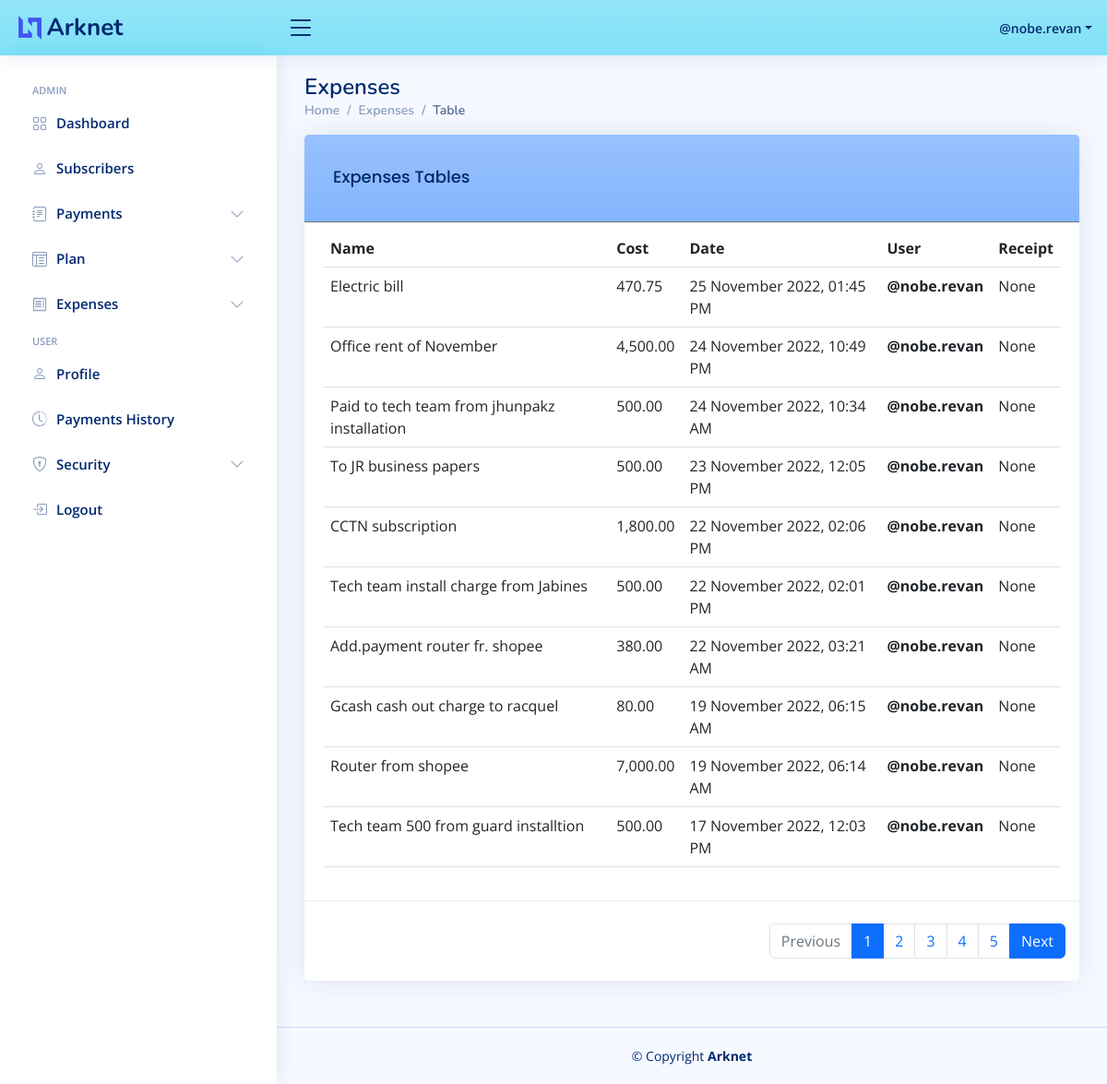
The page /expenses/ (signed in) on the database its author committed.
### app/models.py (models this page shows, shortened)
class User(db.Model):
    id = db.Column(db.Integer, primary_key=True)
    username = db.Column(db.String(120), nullable=False, unique=True)
    _password = db.Column(db.String(120), nullable=False)
    created_on = db.Column(db.DateTime(timezone=True),
                            server_default=db.func.now())
    last_modified = db.Column(db.DateTime(
        timezone=True), nullable=False, server_default=db.func.now())
    last_login = db.Column(db.DateTime(timezone=True))
    is_admin = db.Column(db.Boolean, default=False)
    email = db.Column(db.String(255), unique=True)
    is_email_verified = db.Column(db.Boolean, default=False)
    user_details_id = db.Column(db.Integer, db.ForeignKey(
        "user_details.id", ondelete="CASCADE"))
    user_details = db.relationship("UserDetails", backref=db.backref("user", uselist=False, cascade="all, delete",
                                                                        passive_deletes=True))
    def __str__(self):
        return f"@{self.username}"
    @property
    def password(self):
        return self._password

class Expenses(db.Model):
    id = db.Column(db.Integer, primary_key=True)
    name = db.Column(db.String(255), nullable=False)
    cost = db.Column(db.Float, nullable=False)
    created_on = db.Column(db.DateTime(timezone=True),
                            server_default=db.func.now())
    receipt = db.Column(db.String(255), unique=True)
    receipt_id = db.Column(db.Integer, unique=True)
    user_id = db.Column(db.Integer, db.ForeignKey(
        "user.id", ondelete="CASCADE"), nullable=False)
    user = db.relationship("User", backref=db.backref("expenses", cascade="all, delete", passive_deletes=True),
                            foreign_keys=[user_id])

### app/auth/utils.py (the view)
    def decors(*args, **kwargs):
        if not load_user().is_admin and not request.args.get('token'):
            return abort(403)
        return func(*args, **kwargs)

### app/admin/__init__.py (called while the page is built)
@admin_bp.before_request
@require_login
def check_is_admin():
    from app.auth.utils import load_user
    token = request.args.get('token')
    if not load_user().is_admin and not token:
        return abort(401)

### app/auth/utils.py (called while the page is built)
def require_login(func, login_url="auth.login"):
    def decors(*args, **kwargs):
        if load_user() is None:
            return redirect(url_for(login_url))
        return func(*args, **kwargs)
    decors.__name__ = func.__name__
    return decors

def admin_required(func):
    def decors(*args, **kwargs):
        if not load_user().is_admin and not request.args.get('token'):
            return abort(403)
        return func(*args, **kwargs)
    decors.__name__ = func.__name__
    return decors

def load_user() -> User:
    return User.query.filter_by(username=session.get("username")).first()

### app/expenses/routes.py (called while the page is built)
@expenses_bp.route("/")
@expenses_bp.route("/page/<int:page>")
@require_login
@admin_required
def expenses_table(page=1):
    token = request.args.get('token')
    expenses = Expenses.query.order_by(Expenses.created_on.desc())
    if token:
        try:
            search = loads_token(token, salt='search_username')
            expenses = expenses.join(Expenses.user).filter(or_(User.username.like(f"%{search}%")))
        except:
            return abort(403)
    context = dict(
        expenses=expenses.paginate(page=page, error_out=False, per_page=10)
    )
    return render_template("expenses/table.html", **context)

### app/utils.py (called while the page is built)
def dumps_token(token, salt=None):
    return s.dumps(token, salt)

### app/templates/expenses/table.html (shortened to what this page needs)
{% extends 'base.html' %}
{% block body %}
  <header id="header" class="header fixed-top d-flex align-items-center bg-info bg-gradient bg-opacity-50">
    {% include 'includes/logo.html' %}
    {% include 'includes/navbar.html' %}
  </header>
   {% include 'includes/sidenav.html' %}
<main id="main" class="main">
    <div class="pagetitle">
      <h1>Expenses</h1>
      <nav>
        <ol class="breadcrumb">
          <li class="breadcrumb-item"><a href="#">Home</a></li>
          <li class="breadcrumb-item">Expenses</li>
          <li class="breadcrumb-item active">Table</li>
        </ol>
      </nav>
    </div>
    <section class="section">
      <div class="row">
        <div class="col">
          <div class="card">
            <div class="card-header bg-primary bg-gradient bg-opacity-50 border-bottom border-secondary">
              <h5 class="card-title mx-3">Expenses Tables</h5>
            </div>
            <div class="card-body pt-2 bg-light bg-gradient bg-opacity-10">
              <div class="table-responsive">
                <table class="table table-hover">
                  <thead>
                    <tr>
                      <th scope="col">Name</th>
                      <th scope="col">Cost</th>
                      <th scope="col">Date</th>
                      <th scope="col">User</th>
                      <th scope="col">Receipt</th>
                    </tr>
                  </thead>
                  <tbody>
                    {% for expense in expenses.items %}
                      <tr>
                          <td>{{ expense.name }}</td>
                          <td>{{ '{:,.2f}'.format(expense.cost) }}</td>
                          <td>{{ expense.created_on.strftime("%d %B %Y, %I:%M %p") }}</td>
                          <td><a class="fw-bold text-dark" href="{{ url_for('main.profile', token=dumps_token(expense.user.username, salt='username')) }}">{{ expense.user }}</a></td>
                          {% if expense.receipt %}
                            <td><a href="{{ expense.receipt }}">link</a></td>
                          {% else %}
                            <td><a>None</a></td>
                          {% endif %}
                      </tr>
                    {% endfor %}
                  </tbody>
                </table>
              </div>
            </div>
            <div class="card-footer py-4">
              <nav aria-label="...">
                <ul class="pagination justify-content-end mb-0">
                  {% if expenses.has_prev %}
                    <li class="page-item active">
                      <a class="page-link" href="{{ url_for('admin.expenses.expenses_table', page=expenses.prev_num) }}">
                        <i class="fas fa-angle-left"></i>
                        <span class="sr-only">Previous</span>
                      </a>
                    </li>
                  {% else %}
                    <li class="page-item disabled">
                      <a class="page-link" href="#" tabindex="-1">
                        <span class="sr-only">Previous</span>
                      </a>
                    </li>
                  {% endif %}
                  {% for page in expenses.iter_pages() %}
                      {% if page %}
                          {% if page != expenses.page %}
                              <li class="page-item"><a class="page-link" href="{{ url_for('admin.expenses.expenses_table', page=page, **request.args) }}">{{ page }}</a></li>
                          {% else %}
                              <li class="page-item active" aria-current="page"><a class="page-link" href="{{ url_for('admin.expenses.expenses_table', page=page) }}">{{ page }}</a></li>
                          {% endif %}
                      {% else %}
                          <span class=ellipsis>...</span>
                      {% endif %}
                  {% endfor %}
                  {% if expenses.has_next %}
                    <li class="page-item active">
                      <a class="page-link" href="{{ url_for('admin.expenses.expenses_table', page=expenses.next_num) }}">
                        <span class="sr-only">Next</span>
                      </a>
                    </li>
                  {% endif %}
                </ul>
              </nav>
            </div>
          </div>
        </div>
      </div>
    </section>
  </main>
{% endblock %}

### app/templates/base.html (shortened to what this page needs)
<!DOCTYPE html>
<html lang="en">
<head>
  <link href="{{ url_for('static', filename='vendor/bootstrap/css/bootstrap.min.css') }}" rel="stylesheet">
  <link href="{{ url_for('static', filename='vendor/bootstrap-icons/bootstrap-icons.css') }}" rel="stylesheet">
  <link href="{{ url_for('static', filename='vendor/boxicons/css/boxicons.min.css') }}" rel="stylesheet">
  <link href="{{ url_for('static', filename='vendor/quill/quill.snow.css') }}" rel="stylesheet">
  <link href="{{ url_for('static', filename='vendor/quill/quill.bubble.css') }}" rel="stylesheet">
  <link href="{{ url_for('static', filename='vendor/remixicon/remixicon.css') }}" rel="stylesheet">
  <link href="{{ url_for('static', filename='vendor/simple-datatables/style.css') }}" rel="stylesheet">
  <link href="{{ url_for('static', filename='css/style.css') }}" rel="stylesheet">
</head>
<body>
{% block body %}{% endblock %}
{% include 'includes/footer.html' %}
</body>
</html>

### app/templates/includes/logo.html
<div class="d-flex align-items-center justify-content-between">
    <a href="#" class="logo d-flex align-items-center">
      <img src="{{ url_for('static', filename='img/logo.png') }}" alt="">
      <span class="d-none d-lg-block">Arknet</span>
    </a>
    <i class="bi bi-list toggle-sidebar-btn"></i>
  </div>

### app/templates/includes/navbar.html (shortened to what this page needs)
<nav class="header-nav ms-auto">
    <ul class="d-flex align-items-center">
      <li class="nav-item dropdown pe-3">
        <a class="nav-link nav-profile d-flex align-items-center pe-0" href="#" data-bs-toggle="dropdown">
          <span class="d-none d-md-block dropdown-toggle ps-2">{{ load_user() }}</span>
        </a>
      </li>
    </ul>
  </nav>

### app/templates/includes/sidenav.html (shortened to what this page needs)
 <aside id="sidebar" class="sidebar">
    <ul class="sidebar-nav" id="sidebar-nav">
      {% if load_user().is_admin %}
        <li class="nav-heading">Admin</li>
        <li class="nav-item">
          <a class="nav-link collapsed" href="{{ url_for('main.dashboard') }}">
            <i class="bi bi-grid"></i>
            <span>Dashboard</span>
          </a>
        </li>
        <li class="nav-item">
          <a class="nav-link collapsed" href="{{ url_for('main.users_table') }}">
            <i class="bi bi-person"></i>
            <span>Subscribers</span>
          </a>
        </li>
        <li class="nav-item">
          <a class="nav-link collapsed" data-bs-target="#admin-payments-nav" data-bs-toggle="collapse" href="#">
            <i class="bi bi-journal-text"></i><span>Payments</span><i class="bi bi-chevron-down ms-auto"></i>
          </a>
        </li>
        <li class="nav-item">
          <a class="nav-link collapsed" data-bs-target="#plans-nav" data-bs-toggle="collapse" href="#">
            <i class="bi bi-layout-text-window-reverse"></i><span>Plan</span><i class="bi bi-chevron-down ms-auto"></i>
          </a>
        </li>
        <li class="nav-item">
          <a class="nav-link collapsed" data-bs-target="#expenses-nav" data-bs-toggle="collapse" href="#">
            <i class="bi bi-receipt"></i><span>Expenses</span><i class="bi bi-chevron-down ms-auto"></i>
          </a>
        </li>
      {% endif %}
      <li class="nav-heading">User</li>
      <li class="nav-item">
        <a class="nav-link collapsed" href="{{ url_for('main.profile') }}">
          <i class="bi bi-person"></i>
          <span>Profile</span>
        </a>
      </li>
      <li class="nav-item">
        <a class="nav-link collapsed" href="{{ url_for('admin.payment.payment_table', token=dumps_token(load_user().username, salt='search_username')) }}">
          <i class="bi bi-clock-history"></i>
          <span>Payments History</span>
        </a>
      </li>
      <li class="nav-item">
        <a class="nav-link collapsed" data-bs-target="#secret_question-nav" data-bs-toggle="collapse" href="#">
          <i class="bi bi-shield-lock"></i><span>Security</span><i class="bi bi-chevron-down ms-auto"></i>
        </a>
      </li>
      <li class="nav-item">
        <a class="nav-link collapsed" href="{{ url_for('auth.logout') }}">
          <i class="bi bi-box-arrow-in-right"></i>
          <span>Logout</span>
        </a>
      </li>
    </ul>
  </aside>

### app/templates/includes/footer.html (shortened to what this page needs)
  <footer id="footer" class="footer">
    <div class="copyright">
      &copy; Copyright <strong><span>Arknet</span></strong>
    </div>
  </footer>

### app/static/css/style.css (style rules this page uses)
:root { scroll-behavior: smooth; }
body { font-family: "Open Sans", sans-serif; background: #f6f9ff; color: #444444; }
a { color: #4154f1; text-decoration: none; }
h1, h2, h3, h4, h5, h6 { font-family: "Nunito", sans-serif; }
#main { margin-top: 60px; padding: 20px 30px; transition: all 0.3s; }
.pagetitle { margin-bottom: 10px; }
.pagetitle h1 { font-size: 24px; margin-bottom: 0; font-weight: 600; color: #012970; }
.card { margin-bottom: 30px; border: none; border-radius: 5px; box-shadow: 0px 0 30px rgba(1, 41, 112, 0.1); }
.card-header, .card-footer { border-color: #ebeef4; background-color: #fff; color: #798eb3; padding: 15px; }
.card-title { padding: 20px 0 15px 0; font-size: 18px; font-weight: 500; color: #012970; font-family: "Poppins", sans-serif; }
.card-body { padding: 0 20px 20px 20px; }
.breadcrumb { font-size: 14px; font-family: "Nunito", sans-serif; color: #899bbd; font-weight: 600; }
.breadcrumb a { color: #899bbd; transition: 0.3s; }
.breadcrumb .breadcrumb-item::before { color: #899bbd; }
.breadcrumb .active { color: #51678f; font-weight: 600; }
.logo { line-height: 1; }
@media (min-width: 1200px) { .logo { width: 280px; } }
.logo img { max-height: 26px; margin-right: 6px; }
.logo span { font-size: 26px; font-weight: 700; color: #012970; font-family: "Nunito", sans-serif; }
.header { transition: all 0.5s; z-index: 997; height: 60px; box-shadow: 0px 2px 20px rgba(1, 41, 112, 0.1); background-color: #fff; padding-left: 20px; }
.header .toggle-sidebar-btn { font-size: 32px; padding-left: 10px; cursor: pointer; color: #012970; }
.header-nav ul { list-style: none; }
.header-nav>ul { margin: 0; padding: 0; }
.header-nav .nav-profile { color: #012970; }
.header-nav .nav-profile span { font-size: 14px; font-weight: 600; }
.sidebar { position: fixed; top: 60px; left: 0; bottom: 0; width: 300px; z-index: 996; transition: all 0.3s; padding: 20px; overflow-y: auto; scrollbar-width: thin; scrollbar-color: #aab7cf transparent; box-shadow: 0px 0px 20px rgba(1, 41, 112, 0.1); background-color: #fff; }
@media (min-width: 1200px) { #main, #footer { margin-left: 300px; } }
.sidebar-nav { padding: 0; margin: 0; list-style: none; }
.sidebar-nav li { padding: 0; margin: 0; list-style: none; }
.sidebar-nav .nav-item { margin-bottom: 5px; }
.sidebar-nav .nav-heading { font-size: 11px; text-transform: uppercase; color: #899bbd; font-weight: 600; margin: 10px 0 5px 15px; }
.sidebar-nav .nav-link { display: flex; align-items: center; font-size: 15px; font-weight: 600; color: #4154f1; transition: 0.3; background: #f6f9ff; padding: 10px 15px; border-radius: 4px; }
.sidebar-nav .nav-link i { font-size: 16px; margin-right: 10px; color: #4154f1; }
.sidebar-nav .nav-link.collapsed { color: #012970; background: #fff; }
.sidebar-nav .nav-link.collapsed i { color: #899bbd; }
.sidebar-nav .nav-link .bi-chevron-down { margin-right: 0; transition: transform 0.2s ease-in-out; }
.footer { padding: 20px 0; font-size: 14px; transition: all 0.3s; border-top: 1px solid #cddfff; }
.footer .copyright { text-align: center; color: #012970; }

### rows shown on the page
User: username "@nobe.revan"
Expenses: name "Electric bill", cost "470.75", created_on "25 November 2022, 01:45 PM", user "@nobe.revan", shows "None"
Expenses: name "Office rent of November", cost "4,500.00", created_on "24 November 2022, 10:49 PM", user "@nobe.revan", shows "None"
Expenses: name "Paid to tech team from jhunpakz installation", cost "500.00", created_on "24 November 2022, 10:34 AM", user "@nobe.revan", shows "None"
Expenses: name "To JR business papers", cost "500.00", created_on "23 November 2022, 12:05 PM", user "@nobe.revan", shows "None"
Expenses: name "CCTN subscription", cost "1,800.00", created_on "22 November 2022, 02:06 PM", user "@nobe.revan", shows "None"
Expenses: name "Tech team install charge from Jabines", cost "500.00", created_on "22 November 2022, 02:01 PM", user "@nobe.revan", shows "None"
Expenses: name "Add.payment router fr. shopee", cost "380.00", created_on "22 November 2022, 03:21 AM", user "@nobe.revan", shows "None"
Expenses: name "Gcash cash out charge to racquel", cost "80.00", created_on "19 November 2022, 06:15 AM", user "@nobe.revan", shows "None"
Expenses: name "Router from shopee", cost "7,000.00", created_on "19 November 2022, 06:14 AM", user "@nobe.revan", shows "None"
Expenses: name "Tech team 500 from guard installtion", cost "500.00", created_on "17 November 2022, 12:03 PM", user "@nobe.revan", shows "None"

### other values the page prints
{{ page }} "1"
{{ page }} "2" "3" "4" "5"
